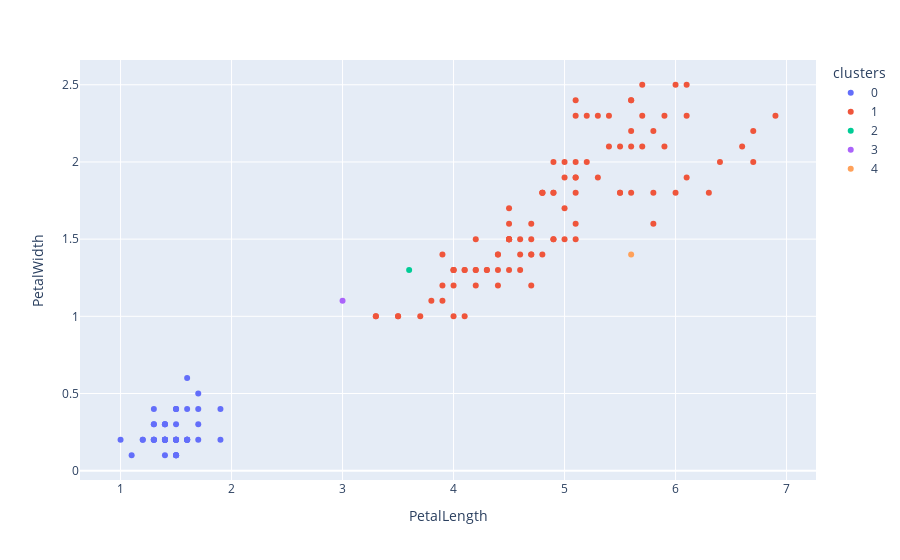

Source (notebook cell):
### Code cell
import plotly.express as px

X_train_plot = X_train.copy()
X_train_plot["clusters"] = cut_tree(linkage_single, height=0.25).T[0].astype(str)

px.scatter(X_train_plot,
           x="PetalLength", y="PetalWidth",
           color = "clusters")

### Figure 1 — Plotly figure (JSON) as saved in the notebook; plotly's stock layout.template omitted (floating-point values rounded to 4 significant figures)
{"data": [{"hovertemplate": "clusters=0<br>PetalLength=%{x}<br>PetalWidth=%{y}<extra></extra>", "legendgroup": "0", "marker": {"color": "#636efa", "symbol": "circle"}, "mode": "markers", "name": "0", "orientation": "v", "showlegend": true, "type": "scatter", "x": [1.4, 1.4, 1.3, 1.5, 1.4, 1.7, 1.4, 1.5, 1.4, 1.5, 1.5, 1.6, 1.4, 1.1, 1.2, 1.5, 1.3, 1.4, 1.7, 1.5, 1.7, 1.5, 1, 1.7, 1.9, 1.6, 1.6, 1.5, 1.4, 1.6, 1.6, 1.5, 1.5, 1.4, 1.5, 1.2, 1.3, 1.5, 1.3, 1.5, 1.3, 1.3, 1.3, 1.6, 1.9, 1.4, 1.6, 1.4, 1.5, 1.4], "xaxis": "x", "y": [0.2, 0.2, 0.2, 0.2, 0.2, 0.4, 0.3, 0.2, 0.2, 0.1, 0.2, 0.2, 0.1, 0.1, 0.2, 0.4, 0.4, 0.3, 0.3, 0.3, 0.2, 0.4, 0.2, 0.5, 0.2, 0.2, 0.4, 0.2, 0.2, 0.2, 0.2, 0.4, 0.1, 0.2, 0.1, 0.2, 0.2, 0.1, 0.2, 0.2, 0.3, 0.3, 0.2, 0.6, 0.4, 0.3, 0.2, 0.2, 0.2, 0.2], "yaxis": "y"}, {"hovertemplate": "clusters=1<br>PetalLength=%{x}<br>PetalWidth=%{y}<extra></extra>", "legendgroup": "1", "marker": {"color": "#EF553B", "symbol": "circle"}, "mode": "markers", "name": "1", "orientation": "v", "showlegend": true, "type": "scatter", "x": [4.7, 4.5, 4.9, 4, 4.6, 4.5, 4.7, 3.3, 4.6, 3.9, 3.5, 4.2, 4, 4.7, 4.4, 4.5, 4.1, 4.5, 3.9, 4.8, 4, 4.9, 4.7, 4.3, 4.4, 4.8, 5, 4.5, 3.5, 3.8, 3.7, 3.9, 5.1, 4.5, 4.5, 4.7, 4.4, 4.1, 4, 4.4, 4.6, 4, 3.3, 4.2, 4.2, 4.2, 4.3, 4.1, 6, 5.1, 5.9, 5.6, 5.8, 6.6, 4.5, 6.3, 5.8, 6.1, 5.1, 5.3, 5.5, 5, 5.1, 5.3, 5.5, 6.7, 6.9, 5, 5.7, 4.9, 6.7, 4.9, 5.7, 6, 4.8, 4.9, 5.6, 5.8, 6.1, 6.4, 5.6, 5.1, 6.1, 5.6, 5.5, 4.8, 5.4, 5.6, 5.1, 5.1, 5.9, 5.7, 5.2, 5, 5.2, 5.4, 5.1], "xaxis": "x", "y": [1.4, 1.5, 1.5, 1.3, 1.5, 1.3, 1.6, 1, 1.3, 1.4, 1, 1.5, 1, 1.4, 1.4, 1.5, 1, 1.5, 1.1, 1.8, 1.3, 1.5, 1.2, 1.3, 1.4, 1.4, 1.7, 1.5, 1, 1.1, 1, 1.2, 1.6, 1.5, 1.6, 1.5, 1.3, 1.3, 1.3, 1.2, 1.4, 1.2, 1, 1.3, 1.2, 1.3, 1.3, 1.3, 2.5, 1.9, 2.1, 1.8, 2.2, 2.1, 1.7, 1.8, 1.8, 2.5, 2, 1.9, 2.1, 2, 2.4, 2.3, 1.8, 2.2, 2.3, 1.5, 2.3, 2, 2, 1.8, 2.1, 1.8, 1.8, 1.8, 2.1, 1.6, 1.9, 2, 2.2, 1.5, 2.3, 2.4, 1.8, 1.8, 2.1, 2.4, 2.3, 1.9, 2.3, 2.5, 2.3, 1.9, 2, 2.3, 1.8], "yaxis": "y"}, {"hovertemplate": "clusters=2<br>PetalLength=%{x}<br>PetalWidth=%{y}<extra></extra>", "legendgroup": "2", "marker": {"color": "#00cc96", "symbol": "circle"}, "mode": "markers", "name": "2", "orientation": "v", "showlegend": true, "type": "scatter", "x": [3.6], "xaxis": "x", "y": [1.3], "yaxis": "y"}, {"hovertemplate": "clusters=3<br>PetalLength=%{x}<br>PetalWidth=%{y}<extra></extra>", "legendgroup": "3", "marker": {"color": "#ab63fa", "symbol": "circle"}, "mode": "markers", "name": "3", "orientation": "v", "showlegend": true, "type": "scatter", "x": [3], "xaxis": "x", "y": [1.1], "yaxis": "y"}, {"hovertemplate": "clusters=4<br>PetalLength=%{x}<br>PetalWidth=%{y}<extra></extra>", "legendgroup": "4", "marker": {"color": "#FFA15A", "symbol": "circle"}, "mode": "markers", "name": "4", "orientation": "v", "showlegend": true, "type": "scatter", "x": [5.6], "xaxis": "x", "y": [1.4], "yaxis": "y"}], "layout": {"legend": {"title": {"text": "clusters"}, "tracegroupgap": 0}, "margin": {"t": 60}, "xaxis": {"anchor": "y", "domain": [0, 1], "title": {"text": "PetalLength"}}, "yaxis": {"anchor": "x", "domain": [0, 1], "title": {"text": "PetalWidth"}}}}
